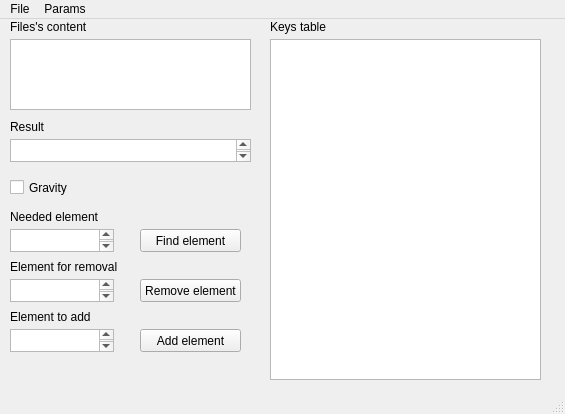
<?xml version="1.0" encoding="UTF-8"?>
<ui version="4.0">
 <class>MainWindow</class>
 <widget class="QMainWindow" name="MainWindow">
  <property name="geometry">
   <rect>
    <x>0</x>
    <y>0</y>
    <width>565</width>
    <height>414</height>
   </rect>
  </property>
  <property name="windowTitle">
   <string>Binary trees</string>
  </property>
  <widget class="QWidget" name="centralWidget">
   <widget class="QLabel" name="label">
    <property name="geometry">
     <rect>
      <x>10</x>
      <y>0</y>
      <width>141</width>
      <height>16</height>
     </rect>
    </property>
    <property name="text">
     <string>Files's content</string>
    </property>
   </widget>
   <widget class="QTextEdit" name="textEdit">
    <property name="geometry">
     <rect>
      <x>10</x>
      <y>20</y>
      <width>241</width>
      <height>71</height>
     </rect>
    </property>
    <property name="readOnly">
     <bool>true</bool>
    </property>
   </widget>
   <widget class="QCheckBox" name="checkBox">
    <property name="geometry">
     <rect>
      <x>10</x>
      <y>160</y>
      <width>211</width>
      <height>17</height>
     </rect>
    </property>
    <property name="text">
     <string>Gravity</string>
    </property>
   </widget>
   <widget class="QTextEdit" name="textEdit_3">
    <property name="geometry">
     <rect>
      <x>10</x>
      <y>120</y>
      <width>241</width>
      <height>23</height>
     </rect>
    </property>
   </widget>
   <widget class="QLabel" name="label_3">
    <property name="geometry">
     <rect>
      <x>10</x>
      <y>100</y>
      <width>141</width>
      <height>16</height>
     </rect>
    </property>
    <property name="text">
     <string>Result</string>
    </property>
   </widget>
   <widget class="QTextEdit" name="textEdit_2">
    <property name="geometry">
     <rect>
      <x>10</x>
      <y>210</y>
      <width>104</width>
      <height>23</height>
     </rect>
    </property>
   </widget>
   <widget class="QLabel" name="label_2">
    <property name="geometry">
     <rect>
      <x>10</x>
      <y>190</y>
      <width>141</width>
      <height>16</height>
     </rect>
    </property>
    <property name="text">
     <string>Needed element</string>
    </property>
   </widget>
   <widget class="QTableWidget" name="tableWidget">
    <property name="geometry">
     <rect>
      <x>270</x>
      <y>20</y>
      <width>271</width>
      <height>341</height>
     </rect>
    </property>
   </widget>
   <widget class="QLabel" name="label_4">
    <property name="geometry">
     <rect>
      <x>270</x>
      <y>0</y>
      <width>141</width>
      <height>16</height>
     </rect>
    </property>
    <property name="text">
     <string>Keys table</string>
    </property>
   </widget>
   <widget class="QTextEdit" name="textEdit_4">
    <property name="geometry">
     <rect>
      <x>10</x>
      <y>260</y>
      <width>104</width>
      <height>23</height>
     </rect>
    </property>
   </widget>
   <widget class="QPushButton" name="pushButton">
    <property name="geometry">
     <rect>
      <x>140</x>
      <y>260</y>
      <width>101</width>
      <height>23</height>
     </rect>
    </property>
    <property name="text">
     <string>Remove element</string>
    </property>
   </widget>
   <widget class="QLabel" name="label_5">
    <property name="geometry">
     <rect>
      <x>10</x>
      <y>240</y>
      <width>141</width>
      <height>16</height>
     </rect>
    </property>
    <property name="text">
     <string>Element for removal</string>
    </property>
   </widget>
   <widget class="QPushButton" name="pushButton_2">
    <property name="geometry">
     <rect>
      <x>140</x>
      <y>210</y>
      <width>101</width>
      <height>23</height>
     </rect>
    </property>
    <property name="text">
     <string>Find element</string>
    </property>
   </widget>
   <widget class="QTextEdit" name="textEdit_5">
    <property name="geometry">
     <rect>
      <x>10</x>
      <y>310</y>
      <width>104</width>
      <height>23</height>
     </rect>
    </property>
   </widget>
   <widget class="QLabel" name="label_6">
    <property name="geometry">
     <rect>
      <x>10</x>
      <y>290</y>
      <width>141</width>
      <height>16</height>
     </rect>
    </property>
    <property name="text">
     <string>Element to add</string>
    </property>
   </widget>
   <widget class="QPushButton" name="pushButton_3">
    <property name="geometry">
     <rect>
      <x>140</x>
      <y>310</y>
      <width>101</width>
      <height>23</height>
     </rect>
    </property>
    <property name="text">
     <string>Add element</string>
    </property>
   </widget>
  </widget>
  <widget class="QStatusBar" name="statusBar"/>
  <widget class="QMenuBar" name="menuBar">
   <property name="geometry">
    <rect>
     <x>0</x>
     <y>0</y>
     <width>565</width>
     <height>21</height>
    </rect>
   </property>
   <widget class="QMenu" name="menu1">
    <property name="title">
     <string>File</string>
    </property>
    <addaction name="action_5"/>
    <addaction name="action_6"/>
    <addaction name="action_11"/>
    <addaction name="separator"/>
    <addaction name="action_7"/>
    <addaction name="separator"/>
   </widget>
   <widget class="QMenu" name="menu">
    <property name="title">
     <string>Params</string>
    </property>
    <addaction name="action"/>
    <addaction name="action_2"/>
   </widget>
   <addaction name="menu1"/>
   <addaction name="menu"/>
  </widget>
  <action name="action_7">
   <property name="text">
    <string>Exit</string>
   </property>
  </action>
  <action name="action_9">
   <property name="text">
    <string>Считать дерево</string>
   </property>
  </action>
  <action name="action_10">
   <property name="text">
    <string>Открыть второе дерево</string>
   </property>
  </action>
  <action name="action_3">
   <property name="enabled">
    <bool>false</bool>
   </property>
   <property name="text">
    <string>Построить первое дерево</string>
   </property>
  </action>
  <action name="action">
   <property name="text">
    <string>Gravity on</string>
   </property>
  </action>
  <action name="action_2">
   <property name="text">
    <string>Gravity off</string>
   </property>
  </action>
  <action name="action_4">
   <property name="enabled">
    <bool>false</bool>
   </property>
   <property name="text">
    <string>Построить второе дерево</string>
   </property>
  </action>
  <action name="action_11">
   <property name="text">
    <string>Found needed element</string>
   </property>
  </action>
  <action name="action_5">
   <property name="text">
    <string>Open</string>
   </property>
  </action>
  <action name="action_6">
   <property name="text">
    <string>Construct the graph</string>
   </property>
  </action>
 </widget>
 <layoutdefault spacing="6" margin="11"/>
 <resources/>
 <connections/>
</ui>
